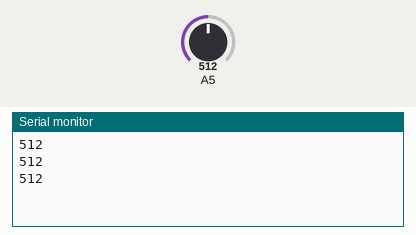
Recording of a program running on a simulated Arduino Nano, built with avr-gcc and run on an emulated ATmega328P. Shown: the last lines printed to the serial monitor. The inputs (shaded band) are chosen by the test bench; at power-on: A5 = 512.

Above: at 1.3 s.
1.4 s: A5 set to 716
At 1.9 s:
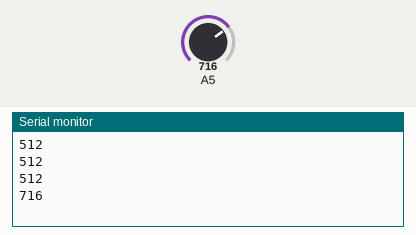
2.9 s: A5 set to 900
At 3.4 s:
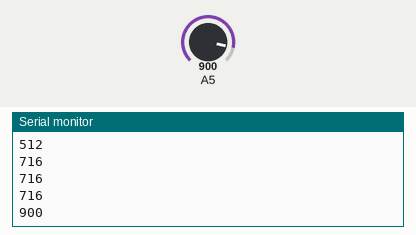
Timing chart, 0 to 5.9 s (numbered marks = the images above; inputs shaded):
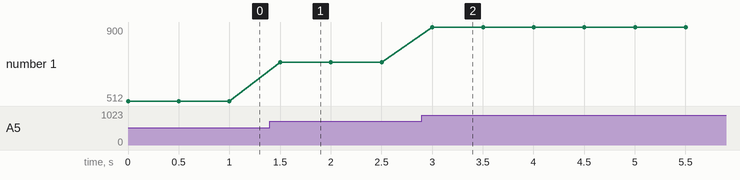

The program:

main.cpp
```cpp
#include "Arduino.h"
int SENSOR; // variable para almacenar valor leido de A0

void setup() {
  Serial.begin(9600); // inicializa comunicacion serie a 9600 bps
  // entradas analógicas no requieren inicialización
}

void loop() {
  SENSOR = analogRead(A5); // lee y almacena valor leido de entrada analogica A0
  Serial.println(SENSOR);  // imprime en monitor serial el valor leido
  delay(500);              // demora de medio segundo
}
```

Measured:
- after the input at 1.4 s, the serial monitor: prints a new line after 0.10 s (image 1)
- after the input at 2.9 s, the serial monitor: prints a new line after 0.10 s (image 2)
- plotted number 1: 512 → 716 after the input at 1.4 s, 716 → 900 after the input at 2.9 s
